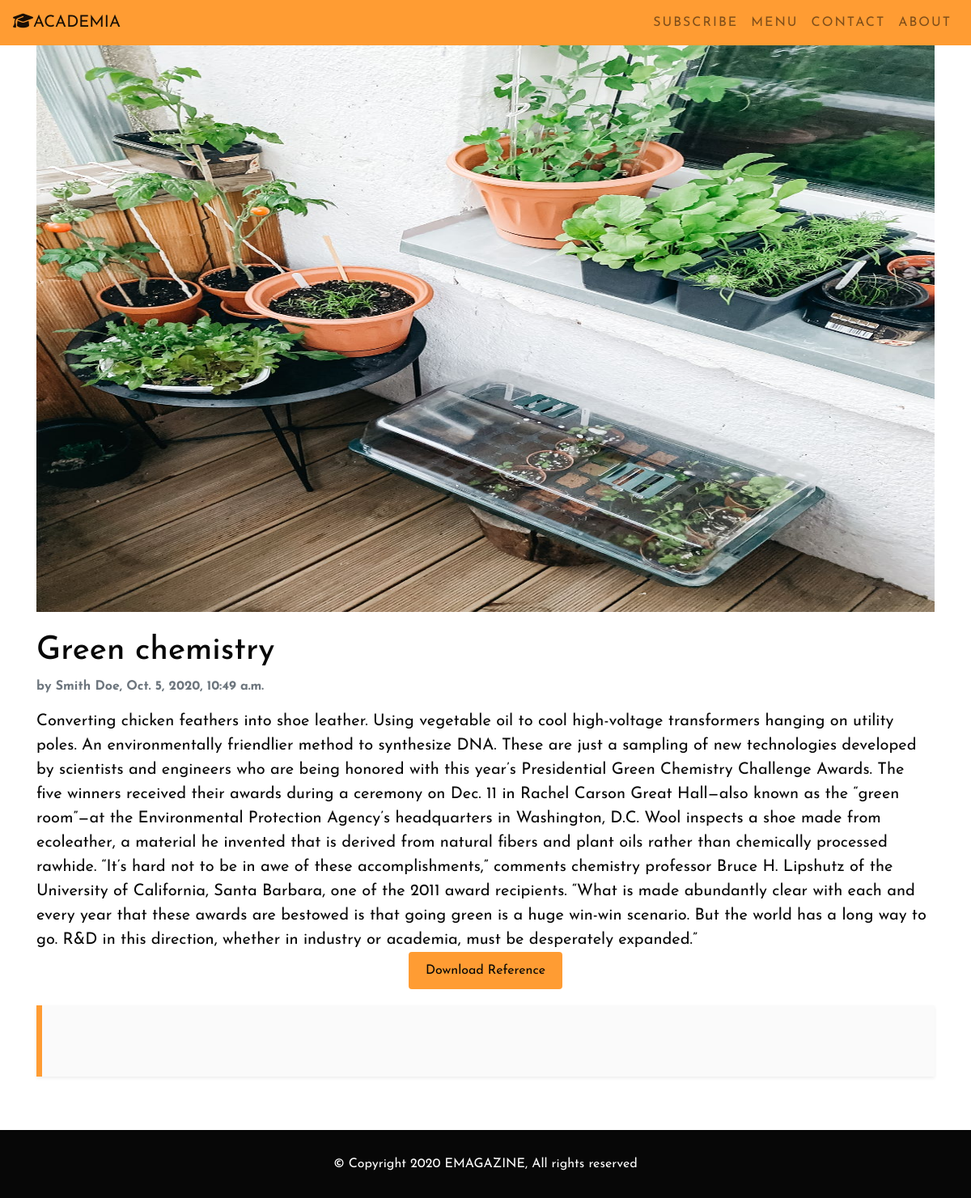
Page /achievements/1 on the committed database.
### EMAG_APP/models.py (models this page shows, shortened)
class Achievement(models.Model):
    user_id = models.ForeignKey(
        to=User, on_delete=models.CASCADE, null=True, related_name='achievements')
    achievement_title = models.CharField(
        max_length=755, null=False, blank=False, unique=True)
    achievement_field = models.CharField(
        null=False, blank=False, max_length=400)
    achievement_data = models.FileField(null=True, blank=True)
    achievement_banner = models.ImageField(null=True, blank=True)
    achievement_tags = models.CharField(max_length=400, null=True, blank=True)
    achievement_description = models.TextField(null=False, blank=False)
    uploaded_at = models.DateTimeField(default=timezone.now)

class User(AbstractBaseUser, PermissionsMixin):
    email = models.EmailField(_('email address'), unique=True)
    full_name = models.CharField(max_length=255, null=True, blank=True)
    dept_name = models.CharField(max_length=255, null=True, blank=True)
    phone_no = models.CharField(max_length=10, null=True, blank=True)
    is_staff = models.BooleanField(default=False)
    is_active = models.BooleanField(default=True)
    date_joined = models.DateTimeField(default=timezone.now)
    USERNAME_FIELD = 'email'
    REQUIRED_FIELDS = []
    objects = CustomUserManager()

### EMAG_APP/views.py (the view)
# urls.py: path('achievements/<int:pk>', displayach_view),
def displayach_view(request, pk):
    try:
        achievement = Achievement.objects.get(pk=pk)
        return render(request, "achievement/displayach.html", {"achievement": achievement})
    except Achievement.DoesNotExist:
        return render(request, "home.html")
    return None

### EMAG_APP/templates/achievement/displayach.html (shortened to what this page needs)
{% extends 'base.html' %}{% load static %}
{% block body %}
<div class="devent-info-wrapper">
    <div class="container w-100">
        <div class="row" style="overflow-x: hidden">
            <div class="col-lg-12">
                <div class="banner">
                <img class="img-fluid w-100" src="{{ achievement.achievement_banner.url }}" alt="" style="height: 700px"/>
                </div>
                <br />
            </div>
        </div>
    </div>
            <div class="container">
             <div class="title">
                <h1>{{ achievement.achievement_title }}</h1>
            </div>
            <div class="date-uploaded">
                <p class="font-weight-bold text-muted">
                    by {{ achievement.user_id.full_name }}, {{ achievement.uploaded_at }}
                </p>
            </div>
            <div class="content">{{ achievement.achievement_description | safe }}</div>
            <div class="ach-data text-center">
                {% if achievement.achievement_data %}
                <p>
                    <a class="btn button" href="{{ achievement.achievement_data.url }}" download>Download Reference</a>
                </p>
                {% endif %}
            </div>
            <div class="organised-by mb-5 shadow-sm" data-aos="zoom-in" data-aos-duration="1000">
            </div>
            </div>
</div>
</div>
{% endblock %}

### EMAG_APP/static/css/style.css (style rules this page uses)
body { font-family: "Josefin Sans", sans-serif; -webkit-background-size: cover; -moz-background-size: cover; background-size: cover; -o-background-size: cover; background-color: #fff; color: #070707; margin-bottom: 150px; }
* { margin: 0; padding: 0; list-style: none; text-decoration: none; }
.button { background-color: #ff9c33; color: #070707; padding: 10px 20px; outline: none; box-shadow: none; }
a { text-decoration: none; color: #070707; }
.content { font-size: 20px; }
.organised-by, .sponsored-by { background-color: #fafafa; margin-top: 20px; padding: 40px; border-left: 7px #ff9c33 solid; text-transform: uppercase; text-align: center; }
.title { letter-spacing: 0px; }
.content { size: 4px; }

### rows in the picture
Achievement: achievement_banner (picture), achievement_title "Green chemistry", user_id.full_name "Smith Doe", uploaded_at "Oct. 5, 2020, 10:49 a.m.", achievement_description "Converting chicken feathers into shoe leather. Using vegetable oil to cool high-voltage transformers hanging on utility poles. An environmentally friendlier method to synthesize DNA. These are just a sampling of new technologies developed by scientists and engineers who are being honored with this year’s Presidential Green Chemistry Challenge Awards. The five winners received their awards during a ceremony on Dec. 11 in Rachel Carson Great Hall—also known as the “green room”—at the Environmental Protection Agency’s headquarters in Washington, D.C. Wool inspects a shoe made from ecoleather, a material he invented that is derived from natural fibers and plant oils rather than chemically…"
